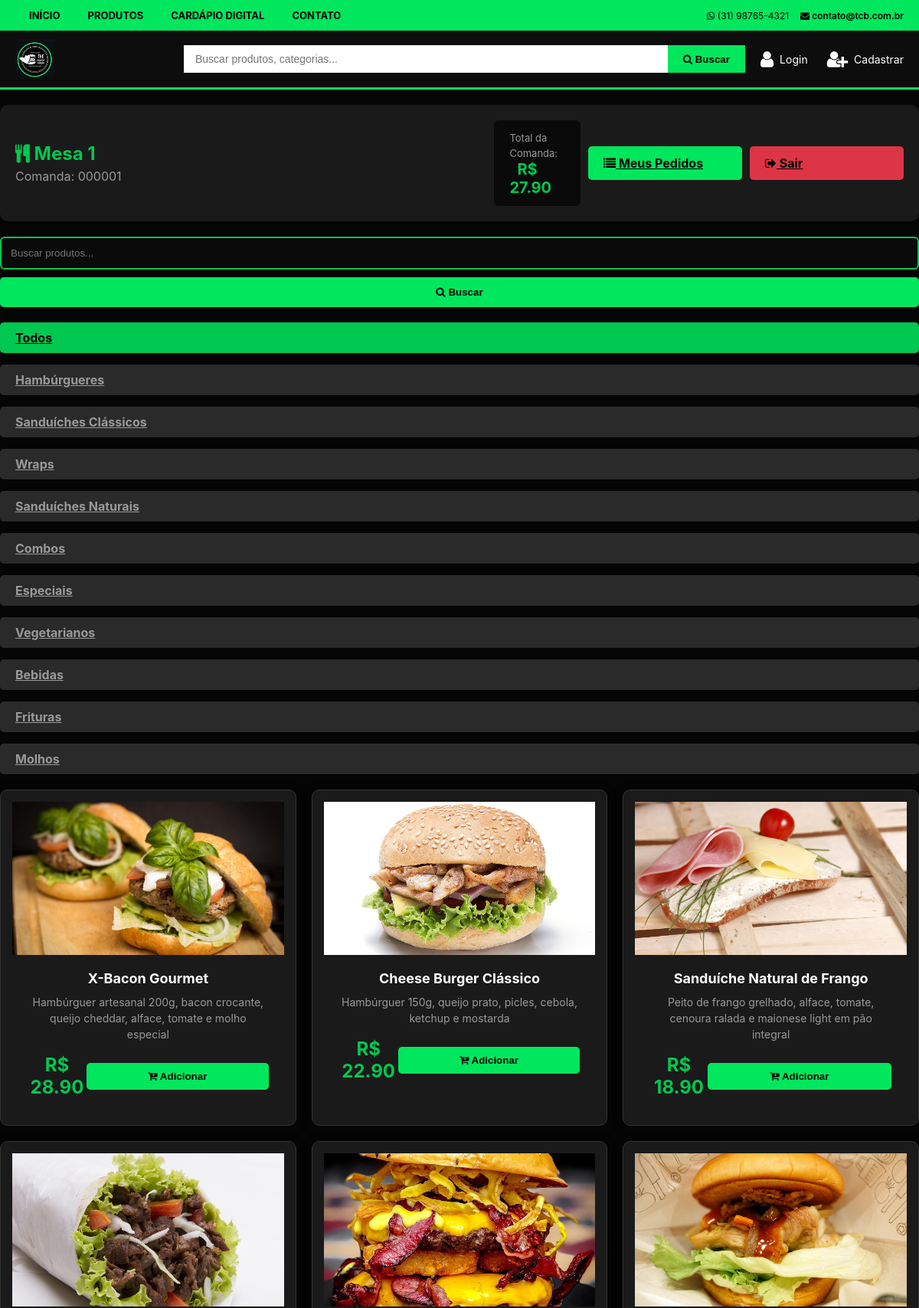
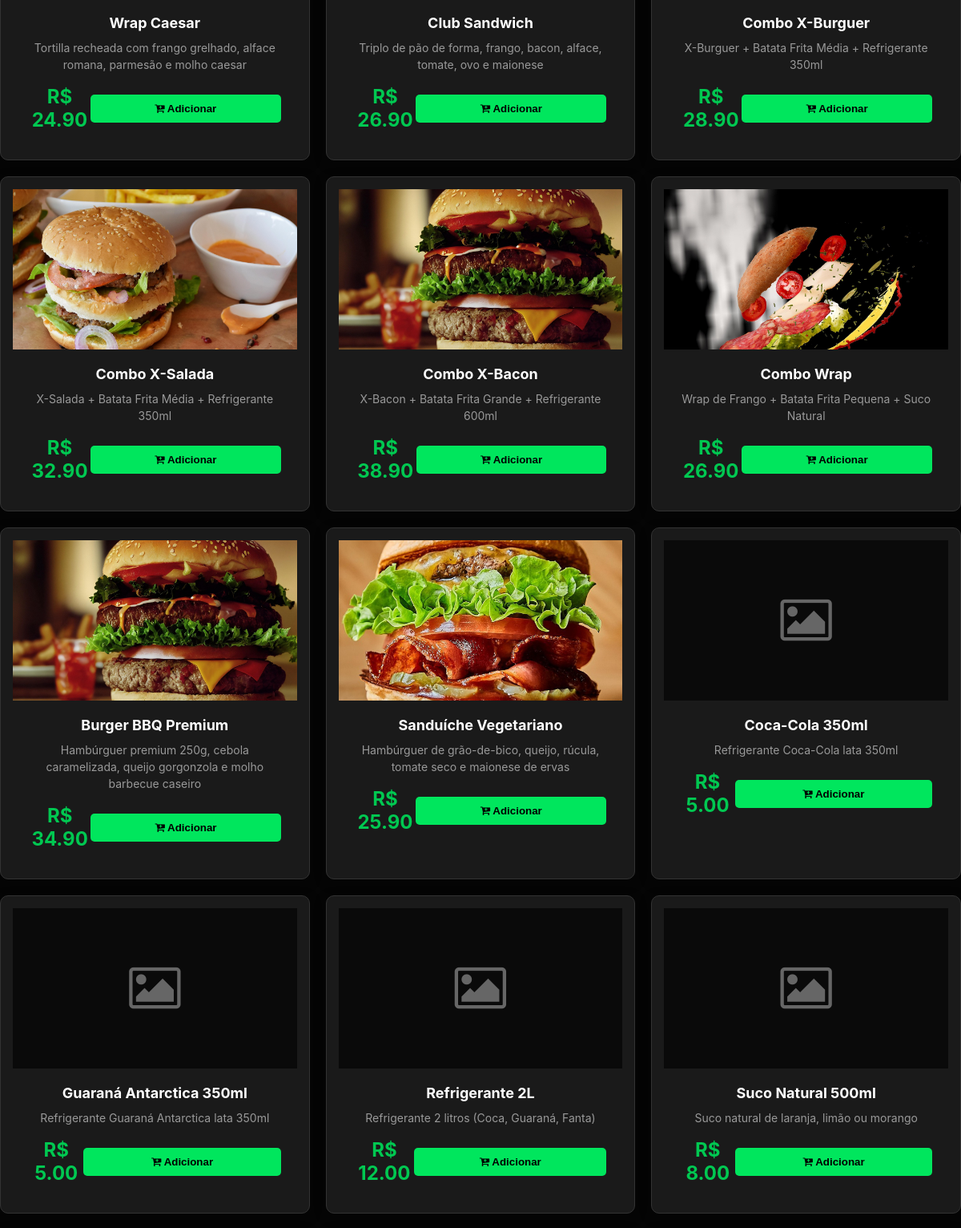
Screenshot of /mesa/catalogo (signed in, upper part) with the database file from the repository (2 pictures, top to bottom).
### app/models.py (models this page shows, shortened)
class Table(db.Model):
    id = db.Column(db.Integer, primary_key=True)
    table_number = db.Column(db.String(20), unique=True, nullable=False)
    capacity = db.Column(db.Integer, default=4)
    status = db.Column(db.String(20), default='available')
    current_order_id = db.Column(db.Integer, db.ForeignKey('order.id'), nullable=True)
    opened_at = db.Column(db.DateTime, nullable=True)
    waiter_id = db.Column(db.Integer, db.ForeignKey('user.id'), nullable=True)
    qr_code_url = db.Column(db.String(500), nullable=True)
    access_pin = db.Column(db.String(4), nullable=True)
    created_at = db.Column(db.DateTime, default=utcnow_brasilia)
    waiter = db.relationship('User', foreign_keys=[waiter_id])
    current_order = db.relationship('Order', foreign_keys=[current_order_id], post_update=True)

class Comanda(db.Model):
    id = db.Column(db.Integer, primary_key=True)
    comanda_number = db.Column(db.String(20), unique=True, nullable=False)
    table_id = db.Column(db.Integer, db.ForeignKey('table.id'), nullable=True)
    customer_name = db.Column(db.String(200))
    status = db.Column(db.String(20), default='open')
    total = db.Column(db.Float, default=0)
    opened_at = db.Column(db.DateTime, default=utcnow_brasilia)
    closed_at = db.Column(db.DateTime, nullable=True)
    waiter_id = db.Column(db.Integer, db.ForeignKey('user.id'), nullable=True)
    access_pin = db.Column(db.String(4), nullable=True)
    created_at = db.Column(db.DateTime, default=utcnow_brasilia)
    table = db.relationship('Table', backref='comandas')
    waiter = db.relationship('User', foreign_keys=[waiter_id])
    items = db.relationship('ComandaItem', backref='comanda', lazy=True, cascade='all, delete-orphan')

class Category(db.Model):
    id = db.Column(db.Integer, primary_key=True)
    name = db.Column(db.String(100), nullable=False, unique=True)
    description = db.Column(db.Text)
    image_url = db.Column(db.String(500))
    created_at = db.Column(db.DateTime, default=utcnow_brasilia)
    products = db.relationship('Product', backref='category', lazy=True)

class Product(db.Model):
    id = db.Column(db.Integer, primary_key=True)
    name = db.Column(db.String(200), nullable=False)
    code = db.Column(db.String(50), unique=True, nullable=False)
    description = db.Column(db.Text)
    price = db.Column(db.Float, nullable=False)
    stock = db.Column(db.Integer, default=0)
    image_url = db.Column(db.String(500))
    image_url_2 = db.Column(db.String(500))
    image_url_3 = db.Column(db.String(500))
    image_url_4 = db.Column(db.String(500))
    image_url_5 = db.Column(db.String(500))
    category_id = db.Column(db.Integer, db.ForeignKey('category.id'))
    featured = db.Column(db.Boolean, default=False)
    active = db.Column(db.Boolean, default=True)
    created_at = db.Column(db.DateTime, default=utcnow_brasilia)

### app/routes/table_menu.py (the view)
@table_menu_bp.route('/mesa/catalogo')
def table_catalog():
    if 'table_session' not in session:
        flash('Por favor, faça login com o número da mesa e PIN.', 'warning')
        return redirect(url_for('main.index'))
    table_session = session['table_session']
    table = Table.query.get(table_session['table_id'])
    comanda = Comanda.query.get(table_session['comanda_id'])
    category_id = request.args.get('category_id', type=int)
    search = request.args.get('search', '')
    query = Product.query.filter_by(active=True)
    if category_id:
        query = query.filter_by(category_id=category_id)
    if search:
        query = query.filter(Product.name.contains(search) | Product.description.contains(search))
    products = query.all()
    categories = Category.query.all()
    extras = Extra.query.filter_by(active=True).all()
    return render_template('table_menu/catalog.html',
                         products=products,
                         categories=categories,
                         extras=extras,
                         table=table,
                         comanda=comanda,
                         selected_category=category_id,
                         search_query=search)

### app/models.py (called while the page is built)
    @staticmethod
    def get_setting(key, default=None):
        setting = StoreSettings.query.filter_by(setting_key=key).first()
        return setting.setting_value if setting else default

### app/templates/table_menu/catalog.html (shortened to what this page needs)
{% extends "base.html" %}
{% block content %}
<div class="content_section" style="padding: 20px 0;">
    <div style="background: #1a1a1a; padding: 20px; border-radius: 10px; margin-bottom: 20px;">
        <div style="display: flex; justify-content: space-between; align-items: center; flex-wrap: wrap; gap: 15px;">
            <div>
                <h2 style="color: #00C851; margin: 0;">
                    <i class="fa fa-cutlery"></i> Mesa {{ table.table_number }}
                </h2>
                <p style="color: #999; margin: 5px 0 0 0;">Comanda: {{ comanda.comanda_number }}</p>
            </div>
            <div style="display: flex; gap: 10px; align-items: center;">
                <div style="background: #0a0a0a; padding: 12px 20px; border-radius: 6px;">
                    <span style="color: #999; font-size: 13px;">Total da Comanda:</span>
                    <strong style="color: #00C851; font-size: 20px; margin-left: 10px;" id="comandaTotal">
                        R$ {{ "%.2f"|format(comanda.total) }}
                    </strong>
                </div>
                <a href="{{ url_for('table_menu.table_orders') }}" class="btn_buy" style="padding: 12px 20px;">
                    <i class="fa fa-list"></i> Meus Pedidos
                </a>
                <a href="{{ url_for('table_menu.table_logout') }}" class="btn_buy" style="padding: 12px 20px; background: #dc3545;">
                    <i class="fa fa-sign-out"></i> Sair
                </a>
            </div>
        </div>
    </div>
    <div style="margin-bottom: 20px;">
        <form method="GET" style="display: flex; gap: 10px; flex-wrap: wrap;">
            <input
                type="text"
                name="search"
                placeholder="Buscar produtos..."
                value="{{ search_query }}"
                style="flex: 1; min-width: 250px; padding: 12px; border: 2px solid #00C851; border-radius: 6px; background: #0a0a0a; color: #fff;">
            <button type="submit" class="btn_buy" style="padding: 12px 30px;">
                <i class="fa fa-search"></i> Buscar
            </button>
        </form>
    </div>
    <div style="display: flex; gap: 15px; flex-wrap: wrap; margin-bottom: 20px;">
        <a href="{{ url_for('table_menu.table_catalog') }}"
           class="btn_buy"
           style="padding: 10px 20px; {% if not selected_category %}background: #00C851;{% else %}background: #2a2a2a; color: #999;{% endif %}">
            Todos
        </a>
        {% for category in categories %}
        <a href="{{ url_for('table_menu.table_catalog', category_id=category.id) }}"
           class="btn_buy"
           style="padding: 10px 20px; {% if selected_category == category.id %}background: #00C851;{% else %}background: #2a2a2a; color: #999;{% endif %}">
            {{ category.name }}
        </a>
        {% endfor %}
    </div>
    <div class="products_grid" style="display: grid; grid-template-columns: repeat(auto-fill, minmax(300px, 1fr)); gap: 20px;">
        {% for product in products %}
        <div class="product_card" style="background: #1a1a1a; border-radius: 10px; overflow: hidden; box-shadow: 0 4px 15px rgba(0,0,0,0.3);">
            <div style="height: 200px; overflow: hidden; background: #0a0a0a;">
                {% if product.image_url %}
                <img src="{{ product.image_url }}" alt="{{ product.name }}" style="width: 100%; height: 100%; object-fit: cover;">
                {% else %}
                <div style="width: 100%; height: 100%; display: flex; align-items: center; justify-content: center; color: #666;">
                    <i class="fa fa-image" style="font-size: 60px;"></i>
                </div>
                {% endif %}
            </div>
            <div style="padding: 20px;">
                <h3 style="color: #fff; margin: 0 0 10px 0; font-size: 18px;">{{ product.name }}</h3>
                <p style="color: #999; font-size: 14px; margin: 0 0 15px 0; line-height: 1.5;">
                    {{ product.description[:100] }}{% if product.description|length > 100 %}...{% endif %}
                </p>
                <div style="display: flex; justify-content: space-between; align-items: center;">
                    <span style="color: #00C851; font-size: 24px; font-weight: 700;">
                        R$ {{ "%.2f"|format(product.price) }}
                    </span>
                    <button onclick="openProductModal({{ product.id }}, '{{ product.name }}', {{ product.price }}, '{{ product.description }}')"
                            class="btn_buy" style="padding: 10px 20px;">
                        <i class="fa fa-cart-plus"></i> Adicionar
                    </button>
                </div>
            </div>
        </div>
        {% endfor %}
    </div>
</div>
{% endblock %}

### app/static/css/style.css (style rules this page uses)
* { margin: 0; padding: 0; box-sizing: border-box; }
:root { --color-primary: #0d0d0d; --color-secondary: #1f1f1f; --color-red: #00E65D; --color-red-dark: #00B848; --color-accent: #FFE500; --color-white: #FFFFFF; --color-gray-light: #333333; --color-gray-medium: #888888; --color-gray-dark: #555555; --color-green: #00E65D; --color-bg-dark: #050505; --color-danger: #FF4757; --color-danger-dark: #EE2F43; --space-xxs: 4px; --space-xs: 8px; --space-sm: 12px; --space-md: 16px; --space-lg: 24px; --space-xl: 32px; --space-xxl: 48px; --font-xs: 11px; --font-sm: 12px; --font-base: 14px; --font-md: 16px; --font-lg: 18px; --font-xl: 24px; --font-xxl: 28px; --header-height: 70px; --mobile-padding: 15px; --border-radius: 8px; --border-radius-sm: 4px; --border-radius-lg: 12px; --shadow-sm: 0 2px 6px rgba(0, 0, 0, 0.3); --shadow-md: 0 3px 12px rgba(0, 0, 0, 0.4); --shadow-lg: 0 6px 20px rgba(0, 0, 0, 0.5); }
body { font-family: -apple-system, BlinkMacSystemFont, "Segoe UI", Roboto, Arial, sans-serif; margin: 0; background: var(--color-bg-dark); color: #ffffff; overflow-x: hidden; }
.content_section { max-width: 1200px; margin: 0 auto; padding: 0 20px; }
.products_grid { display: grid; grid-template-columns: repeat(auto-fill, minmax(220px, 1fr)); gap: 20px; }
.product_card { background: var(--color-secondary); border: 1px solid var(--color-gray-light); border-radius: 8px; padding: 15px; text-align: center; transition: all 0.3s; cursor: pointer; }
.btn_buy { width: 100%; padding: 10px; background: var(--color-red); color: #000000; border: none; border-radius: 5px; font-weight: 700; cursor: pointer; transition: background 0.3s; }

### rows the page displays
Table: table_number "1"
Comanda: comanda_number "000001", total "27.90"
Category: name "Hambúrgueres"
Category: name "Sanduíches Clássicos"
Category: name "Wraps"
Category: name "Sanduíches Naturais"
Category: name "Combos"
Category: name "Especiais"
Category: name "Vegetarianos"
Category: name "Bebidas"
Category: name "Frituras"
Category: name "Molhos"
Product: image_url (picture), name "X-Bacon Gourmet", description "Hambúrguer artesanal 200g, bacon crocante, queijo cheddar, alface, tomate e molho especial", price "28.90"
Product: image_url (picture), name "Cheese Burger Clássico", description "Hambúrguer 150g, queijo prato, picles, cebola, ketchup e mostarda", price "22.90"
Product: image_url (picture), name "Sanduíche Natural de Frango", description "Peito de frango grelhado, alface, tomate, cenoura ralada e maionese light em pão integral", price "18.90"
Product: image_url (picture), name "Wrap Caesar", description "Tortilla recheada com frango grelhado, alface romana, parmesão e molho caesar", price "24.90"
Product: image_url (picture), name "Club Sandwich", description "Triplo de pão de forma, frango, bacon, alface, tomate, ovo e maionese", price "26.90"
Product: image_url (picture), name "Combo X-Burguer", description "X-Burguer + Batata Frita Média + Refrigerante 350ml", price "28.90"
Product: image_url (picture), name "Combo X-Salada", description "X-Salada + Batata Frita Média + Refrigerante 350ml", price "32.90"
Product: image_url (picture), name "Combo X-Bacon", description "X-Bacon + Batata Frita Grande + Refrigerante 600ml", price "38.90"
Product: image_url (picture), name "Combo Wrap", description "Wrap de Frango + Batata Frita Pequena + Suco Natural", price "26.90"
Product: image_url (picture), name "Burger BBQ Premium", description "Hambúrguer premium 250g, cebola caramelizada, queijo gorgonzola e molho barbecue caseiro", price "34.90"
Product: image_url (picture), name "Sanduíche Vegetariano", description "Hambúrguer de grão-de-bico, queijo, rúcula, tomate seco e maionese de ervas", price "25.90"
Product: name "Coca-Cola 350ml", description "Refrigerante Coca-Cola lata 350ml", price "5.00"
Product: name "Guaraná Antarctica 350ml", description "Refrigerante Guaraná Antarctica lata 350ml", price "5.00"
Product: name "Refrigerante 2L", description "Refrigerante 2 litros (Coca, Guaraná, Fanta)", price "12.00"
Product: name "Suco Natural 500ml", description "Suco natural de laranja, limão ou morango", price "8.00"

### other values shown
{{ store_settings.store_phone }} "(31) 98765-4321"
{{ store_settings.store_email }} "contato@tcb.com.br"
